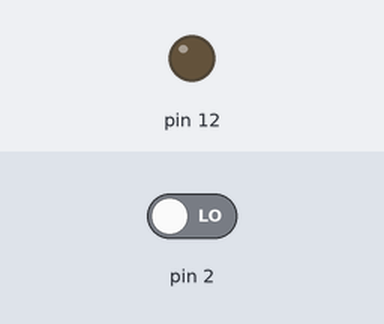
Recording of a sketch running on a simulated Arduino Uno, built with avr-gcc and run on an emulated ATmega328P. Parts: output pins drawn as LEDs (lit = HIGH). The test bench sets the inputs (shaded band); at power-on: pin 2 LOW.

Above: at 1.2 s.
1.3 s: pin 2 driven HIGH
At 5.3 s:
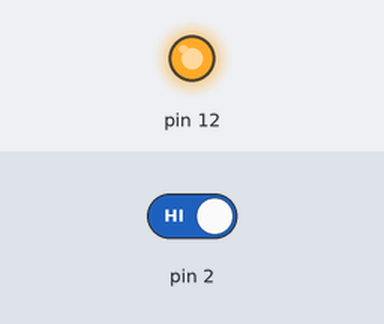
Timing chart, 0 to 6.8 s (numbered marks = the images above; inputs shaded):
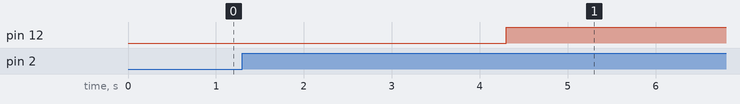

Measured:
- after the input at 1.3 s, pin 12: LOW → HIGH after 3.0 s

The sketch:

bai03_b.ino
```cpp
int t_high = 0;
int t_cur = 0;
void setup() {
  // put your setup code here, to run once:
  pinMode(2, INPUT);
  pinMode(12, OUTPUT);
}

void loop() {
  // put your main code here, to run repeatedly:
  bool sttBtn = digitalRead(2);
  t_cur = millis();
  if(sttBtn){
    if(t_cur - t_high >= 3000){
      digitalWrite(12, HIGH);
      t_high = t_cur;
    }
  }
  else{
    t_high = t_cur;
  }
}
```
